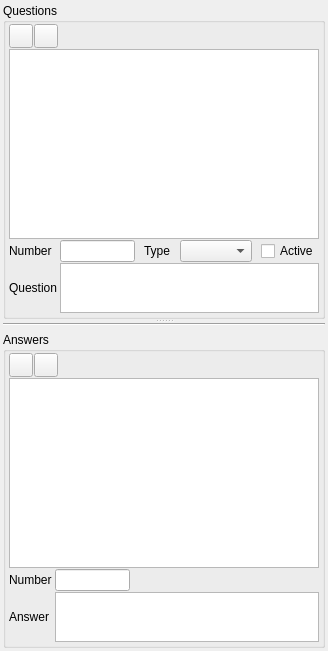
      <widget class="QWidget" name="tab">
       <attribute name="title">
        <string>Content</string>
       </attribute>
       <layout class="QGridLayout" name="gridLayout_4">
        <property name="leftMargin">
         <number>3</number>
        </property>
        <property name="topMargin">
         <number>3</number>
        </property>
        <property name="rightMargin">
         <number>3</number>
        </property>
        <property name="bottomMargin">
         <number>3</number>
        </property>
        <property name="spacing">
         <number>1</number>
        </property>
        <item row="0" column="0">
         <widget class="QSplitter" name="splVertical">
          <property name="frameShape">
           <enum>QFrame::NoFrame</enum>
          </property>
          <property name="frameShadow">
           <enum>QFrame::Plain</enum>
          </property>
          <property name="lineWidth">
           <number>1</number>
          </property>
          <property name="midLineWidth">
           <number>0</number>
          </property>
          <property name="orientation">
           <enum>Qt::Vertical</enum>
          </property>
          <widget class="QGroupBox" name="gbQuestions">
           <property name="title">
            <string>Questions</string>
           </property>
           <layout class="QGridLayout" name="gridLayout_2" columnstretch="1,1,10" columnminimumwidth="0,0,0">
            <property name="leftMargin">
             <number>3</number>
            </property>
            <property name="topMargin">
             <number>1</number>
            </property>
            <property name="rightMargin">
             <number>3</number>
            </property>
            <property name="bottomMargin">
             <number>3</number>
            </property>
            <property name="horizontalSpacing">
             <number>3</number>
            </property>
            <property name="verticalSpacing">
             <number>1</number>
            </property>
            <item row="0" column="0" colspan="3">
             <layout class="QHBoxLayout" name="horizontalLayout_3">
              <property name="spacing">
               <number>1</number>
              </property>
              <item>
               <widget class="QToolButton" name="pbAddQuestion">
                <property name="minimumSize">
                 <size>
                  <width>24</width>
                  <height>24</height>
                 </size>
                </property>
                <property name="maximumSize">
                 <size>
                  <width>24</width>
                  <height>24</height>
                 </size>
                </property>
                <property name="toolTip">
                 <string>Add question</string>
                </property>
                <property name="text">
                 <string/>
                </property>
                <property name="icon">
                 <iconset resource="../../../db/src/gui/db.qrc">
                  <normaloff>:/images/icons/add.png</normaloff>:/images/icons/add.png</iconset>
                </property>
                <property name="iconSize">
                 <size>
                  <width>16</width>
                  <height>16</height>
                 </size>
                </property>
               </widget>
              </item>
              <item>
               <widget class="QToolButton" name="pbDeleteQuestion">
                <property name="minimumSize">
                 <size>
                  <width>24</width>
                  <height>24</height>
                 </size>
                </property>
                <property name="maximumSize">
                 <size>
                  <width>24</width>
                  <height>24</height>
                 </size>
                </property>
                <property name="toolTip">
                 <string>Delete question</string>
                </property>
                <property name="text">
                 <string/>
                </property>
                <property name="icon">
                 <iconset>
                  <normalon>:/images/icons/delete.png</normalon>
                 </iconset>
                </property>
                <property name="iconSize">
                 <size>
                  <width>16</width>
                  <height>16</height>
                 </size>
                </property>
               </widget>
              </item>
              <item>
               <spacer name="horizontalSpacer_3">
                <property name="orientation">
                 <enum>Qt::Horizontal</enum>
                </property>
                <property name="sizeHint" stdset="0">
                 <size>
                  <width>40</width>
                  <height>20</height>
                 </size>
                </property>
               </spacer>
              </item>
             </layout>
            </item>
            <item row="1" column="0" colspan="3">
             <widget class="QTableView" name="tvQuestion">
              <property name="sizePolicy">
               <sizepolicy hsizetype="Expanding" vsizetype="Expanding">
                <horstretch>4</horstretch>
                <verstretch>1</verstretch>
               </sizepolicy>
              </property>
             </widget>
            </item>
            <item row="2" column="1" colspan="2">
             <layout class="QHBoxLayout" name="horizontalLayout" stretch="0,0,0,0">
              <property name="spacing">
               <number>9</number>
              </property>
              <property name="sizeConstraint">
               <enum>QLayout::SetDefaultConstraint</enum>
              </property>
              <item>
               <widget class="QLineEdit" name="leQuestionNumber">
                <property name="sizePolicy">
                 <sizepolicy hsizetype="Fixed" vsizetype="Fixed">
                  <horstretch>0</horstretch>
                  <verstretch>0</verstretch>
                 </sizepolicy>
                </property>
                <property name="minimumSize">
                 <size>
                  <width>75</width>
                  <height>0</height>
                 </size>
                </property>
                <property name="maximumSize">
                 <size>
                  <width>75</width>
                  <height>16777215</height>
                 </size>
                </property>
                <property name="sizeIncrement">
                 <size>
                  <width>75</width>
                  <height>0</height>
                 </size>
                </property>
               </widget>
              </item>
              <item>
               <widget class="QLabel" name="label_5">
                <property name="text">
                 <string>Type</string>
                </property>
               </widget>
              </item>
              <item>
               <widget class="QComboBox" name="cbQuestionType">
                <property name="sizePolicy">
                 <sizepolicy hsizetype="Expanding" vsizetype="Fixed">
                  <horstretch>1</horstretch>
                  <verstretch>0</verstretch>
                 </sizepolicy>
                </property>
                <property name="sizeIncrement">
                 <size>
                  <width>0</width>
                  <height>0</height>
                 </size>
                </property>
               </widget>
              </item>
              <item>
               <widget class="QCheckBox" name="chbActive">
                <property name="text">
                 <string>Active</string>
                </property>
               </widget>
              </item>
             </layout>
            </item>
            <item row="3" column="1" colspan="2">
             <widget class="QPlainTextEdit" name="teQuestionText">
              <property name="sizePolicy">
               <sizepolicy hsizetype="Expanding" vsizetype="Fixed">
                <horstretch>1</horstretch>
                <verstretch>0</verstretch>
               </sizepolicy>
              </property>
              <property name="minimumSize">
               <size>
                <width>0</width>
                <height>50</height>
               </size>
              </property>
              <property name="maximumSize">
               <size>
                <width>16777215</width>
                <height>50</height>
               </size>
              </property>
             </widget>
            </item>
            <item row="2" column="0">
             <widget class="QLabel" name="label">
              <property name="text">
               <string>Number</string>
              </property>
             </widget>
            </item>
            <item row="3" column="0">
             <widget class="QLabel" name="label_2">
              <property name="text">
               <string>Question</string>
              </property>
             </widget>
            </item>
           </layout>
          </widget>
          <widget class="QWidget" name="layoutWidget">
           <layout class="QVBoxLayout" name="verticalLayout">
            <item>
             <widget class="Line" name="line">
              <property name="orientation">
               <enum>Qt::Horizontal</enum>
              </property>
             </widget>
            </item>
            <item>
             <widget class="QGroupBox" name="gbAnswers">
              <property name="title">
               <string>Answers</string>
              </property>
              <layout class="QGridLayout" name="gridLayout_3" columnstretch="0,0">
               <property name="leftMargin">
                <number>3</number>
               </property>
               <property name="topMargin">
                <number>1</number>
               </property>
               <property name="rightMargin">
                <number>3</number>
               </property>
               <property name="bottomMargin">
                <number>3</number>
               </property>
               <property name="horizontalSpacing">
                <number>3</number>
               </property>
               <property name="verticalSpacing">
                <number>1</number>
               </property>
               <item row="0" column="0" colspan="2">
                <layout class="QHBoxLayout" name="horizontalLayout_4">
                 <property name="spacing">
                  <number>1</number>
                 </property>
                 <item>
                  <widget class="QToolButton" name="pbAddAnswer">
                   <property name="minimumSize">
                    <size>
                     <width>24</width>
                     <height>24</height>
                    </size>
                   </property>
                   <property name="maximumSize">
                    <size>
                     <width>24</width>
                     <height>24</height>
                    </size>
                   </property>
                   <property name="toolTip">
                    <string>Add answer</string>
                   </property>
                   <property name="text">
                    <string/>
                   </property>
                   <property name="icon">
                    <iconset resource="../../../db/src/gui/db.qrc">
                     <normaloff>:/images/icons/add.png</normaloff>:/images/icons/add.png</iconset>
                   </property>
                   <property name="iconSize">
                    <size>
                     <width>16</width>
                     <height>16</height>
                    </size>
                   </property>
                  </widget>
                 </item>
                 <item>
                  <widget class="QToolButton" name="pbDeleteAnswer">
                   <property name="minimumSize">
                    <size>
                     <width>24</width>
                     <height>24</height>
                    </size>
                   </property>
                   <property name="maximumSize">
                    <size>
                     <width>24</width>
                     <height>24</height>
                    </size>
                   </property>
                   <property name="toolTip">
                    <string>Delete answer</string>
                   </property>
                   <property name="text">
                    <string/>
                   </property>
                   <property name="icon">
                    <iconset>
                     <normalon>:/images/icons/delete.png</normalon>
                    </iconset>
                   </property>
                   <property name="iconSize">
                    <size>
                     <width>16</width>
                     <height>16</height>
                    </size>
                   </property>
                  </widget>
                 </item>
                 <item>
                  <spacer name="horizontalSpacer_4">
                   <property name="orientation">
                    <enum>Qt::Horizontal</enum>
                   </property>
                   <property name="sizeHint" stdset="0">
                    <size>
                     <width>40</width>
                     <height>20</height>
                    </size>
                   </property>
                  </spacer>
                 </item>
                </layout>
               </item>
               <item row="1" column="0" colspan="2">
                <widget class="QTableView" name="tvAnswer">
                 <property name="sizePolicy">
                  <sizepolicy hsizetype="Expanding" vsizetype="Expanding">
                   <horstretch>0</horstretch>
                   <verstretch>4</verstretch>
                  </sizepolicy>
                 </property>
                </widget>
               </item>
               <item row="2" column="0">
                <widget class="QLabel" name="label_3">
                 <property name="toolTip">
                  <string>Sequence Number</string>
                 </property>
                 <property name="text">
                  <string>Number</string>
                 </property>
                </widget>
               </item>
               <item row="2" column="1">
                <layout class="QHBoxLayout" name="horizontalLayout_5">
                 <item>
                  <widget class="QLineEdit" name="leAnswerNumber">
                   <property name="sizePolicy">
                    <sizepolicy hsizetype="Fixed" vsizetype="Fixed">
                     <horstretch>0</horstretch>
                     <verstretch>0</verstretch>
                    </sizepolicy>
                   </property>
                   <property name="minimumSize">
                    <size>
                     <width>75</width>
                     <height>0</height>
                    </size>
                   </property>
                   <property name="maximumSize">
                    <size>
                     <width>75</width>
                     <height>16777215</height>
                    </size>
                   </property>
                  </widget>
                 </item>
                 <item>
                  <spacer name="horizontalSpacer">
                   <property name="orientation">
                    <enum>Qt::Horizontal</enum>
                   </property>
                   <property name="sizeHint" stdset="0">
                    <size>
                     <width>40</width>
                     <height>20</height>
                    </size>
                   </property>
                  </spacer>
                 </item>
                </layout>
               </item>
               <item row="3" column="0">
                <widget class="QLabel" name="label_4">
                 <property name="toolTip">
                  <string>Question text</string>
                 </property>
                 <property name="text">
                  <string>Answer</string>
                 </property>
                </widget>
               </item>
               <item row="3" column="1">
                <widget class="QPlainTextEdit" name="teAnswerText">
                 <property name="sizePolicy">
                  <sizepolicy hsizetype="Expanding" vsizetype="Fixed">
                   <horstretch>0</horstretch>
                   <verstretch>0</verstretch>
                  </sizepolicy>
                 </property>
                 <property name="minimumSize">
                  <size>
                   <width>0</width>
                   <height>50</height>
                  </size>
                 </property>
                 <property name="maximumSize">
                  <size>
                   <width>16777215</width>
                   <height>50</height>
                  </size>
                 </property>
                </widget>
               </item>
              </layout>
             </widget>
            </item>
           </layout>
          </widget>
         </widget>
        </item>
       </layout>
      </widget>
